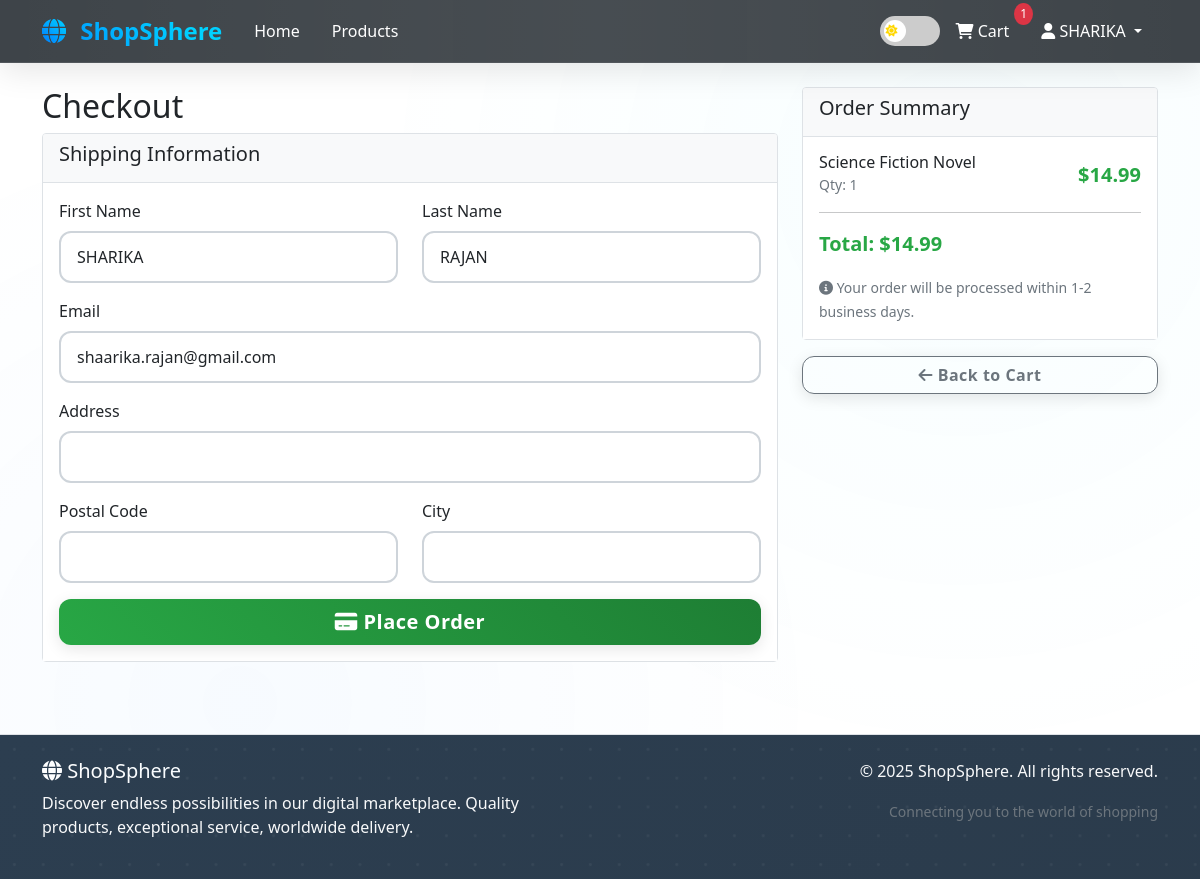
The app's page /checkout/ (signed in), older data.
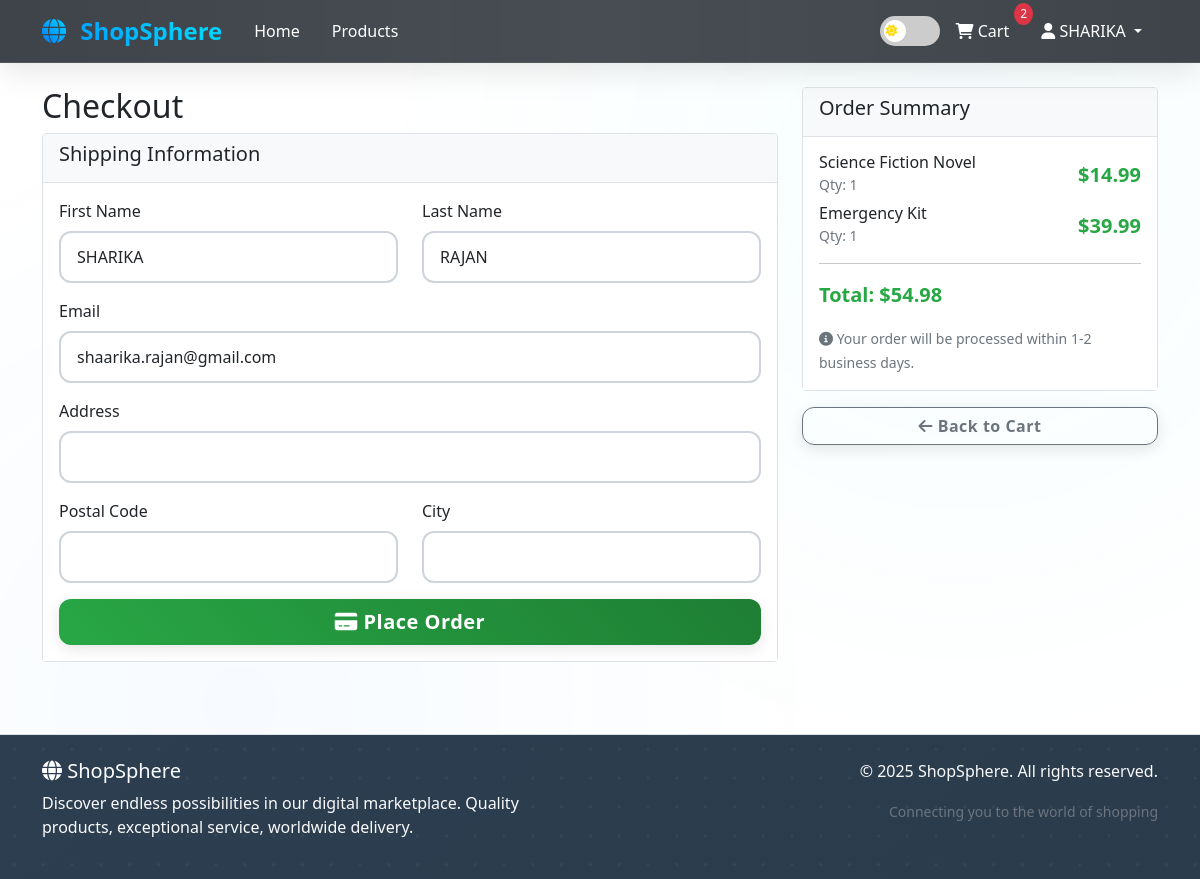
The same page, newer data.
### store/models.py (models this page shows, shortened)
class Cart(models.Model):
    user = models.OneToOneField(User, on_delete=models.CASCADE, related_name='cart')
    created_at = models.DateTimeField(auto_now_add=True)
    updated_at = models.DateTimeField(auto_now=True)
    def get_total_price(self):
        return sum(item.get_total_price() for item in self.items.all())
    def get_total_items(self):
        return sum(item.quantity for item in self.items.all())

class CartItem(models.Model):
    cart = models.ForeignKey(Cart, on_delete=models.CASCADE, related_name='items')
    product = models.ForeignKey(Product, on_delete=models.CASCADE)
    quantity = models.PositiveIntegerField(default=1)
    created_at = models.DateTimeField(auto_now_add=True)
    updated_at = models.DateTimeField(auto_now=True)
    class Meta:
        unique_together = ('cart', 'product')
    def get_total_price(self):
        return self.quantity * self.product.price

class Product(models.Model):
    name = models.CharField(max_length=200)
    slug = models.SlugField(max_length=200, unique=True)
    category = models.ForeignKey(Category, on_delete=models.CASCADE, related_name='products')
    description = models.TextField()
    price = models.DecimalField(max_digits=10, decimal_places=2)
    image = models.ImageField(upload_to='products/', blank=True, null=True)
    stock = models.PositiveIntegerField(default=0)
    available = models.BooleanField(default=True)
    created_at = models.DateTimeField(auto_now_add=True)
    updated_at = models.DateTimeField(auto_now=True)
    class Meta:
        ordering = ['-created_at']
        indexes = [
            models.Index(fields=['slug']),
            models.Index(fields=['available']),
            models.Index(fields=['created_at']),
        ]

### store/views.py (the view)
# urls.py: path('checkout/', views.checkout, name='checkout'),
@login_required
def checkout(request):
    cart = get_object_or_404(Cart, user=request.user)
    if not cart.items.exists():
        messages.error(request, 'Your cart is empty!')
        return redirect('store:cart_detail')
    if request.method == 'POST':
        form = OrderForm(request.POST)
        if form.is_valid():
            order = form.save(commit=False)
            order.user = request.user
            order.save()
            for cart_item in cart.items.all():
                OrderItem.objects.create(
                    order=order,
                    product=cart_item.product,
                    price=cart_item.product.price,
                    quantity=cart_item.quantity
                )
                cart_item.product.stock -= cart_item.quantity
                cart_item.product.save()
            cart.items.all().delete()
            messages.success(request, f'Order #{order.id} has been placed successfully!')
            return redirect('store:order_detail', order_id=order.id)
    else:
        initial_data = {
            'first_name': request.user.first_name,
            'last_name': request.user.last_name,
            'email': request.user.email,
        }
        form = OrderForm(initial=initial_data)
    context = {
        'cart': cart,
        'form': form,
    }
    return render(request, 'store/checkout.html', context)

### store/forms.py
class OrderForm(forms.ModelForm):
    class Meta:
        model = Order
        fields = ['first_name', 'last_name', 'email', 'address', 'postal_code', 'city']
        widgets = {
            'first_name': forms.TextInput(attrs={'class': 'form-control'}),
            'last_name': forms.TextInput(attrs={'class': 'form-control'}),
            'email': forms.EmailInput(attrs={'class': 'form-control'}),
            'address': forms.TextInput(attrs={'class': 'form-control'}),
            'postal_code': forms.TextInput(attrs={'class': 'form-control'}),
            'city': forms.TextInput(attrs={'class': 'form-control'}),
        }

### store/templates/store/checkout.html (shortened to what this page needs)
{% extends 'store/base.html' %}
{% block content %}
<div class="row">
    <div class="col-md-8">
        <h2>Checkout</h2>
        <div class="card mb-4">
            <div class="card-header">
                <h5>Shipping Information</h5>
            </div>
            <div class="card-body">
                <form method="post">
                    <div class="row">
                        <div class="col-md-6">
                            <div class="mb-3">
                                <label for="{{ form.first_name.id_for_label }}" class="form-label">First Name</label>
                                {{ form.first_name }}
                            </div>
                        </div>
                        <div class="col-md-6">
                            <div class="mb-3">
                                <label for="{{ form.last_name.id_for_label }}" class="form-label">Last Name</label>
                                {{ form.last_name }}
                            </div>
                        </div>
                    </div>
                    <div class="mb-3">
                        <label for="{{ form.email.id_for_label }}" class="form-label">Email</label>
                        {{ form.email }}
                    </div>
                    <div class="mb-3">
                        <label for="{{ form.address.id_for_label }}" class="form-label">Address</label>
                        {{ form.address }}
                    </div>
                    <div class="row">
                        <div class="col-md-6">
                            <div class="mb-3">
                                <label for="{{ form.postal_code.id_for_label }}" class="form-label">Postal Code</label>
                                {{ form.postal_code }}
                            </div>
                        </div>
                        <div class="col-md-6">
                            <div class="mb-3">
                                <label for="{{ form.city.id_for_label }}" class="form-label">City</label>
                                {{ form.city }}
                            </div>
                        </div>
                    </div>
                    <div class="d-grid">
                        <button type="submit" class="btn btn-success btn-lg">
                            <i class="fas fa-credit-card"></i> Place Order
                        </button>
                    </div>
                </form>
            </div>
        </div>
    </div>
    <div class="col-md-4">
        <div class="card">
            <div class="card-header">
                <h5>Order Summary</h5>
            </div>
            <div class="card-body">
                {% for item in cart.items.all %}
                <div class="d-flex justify-content-between align-items-center mb-2">
                    <div>
                        <h6 class="mb-0">{{ item.product.name }}</h6>
                        <small class="text-muted">Qty: {{ item.quantity }}</small>
                    </div>
                    <span class="price">${{ item.get_total_price }}</span>
                </div>
                {% endfor %}
                <hr>
                <div class="d-flex justify-content-between">
                    <strong class="price">Total: ${{ cart.get_total_price }}</strong>
                </div>
                <div class="mt-3">
                    <small class="text-muted">
                        <i class="fas fa-info-circle"></i>
                        Your order will be processed within 1-2 business days.
                    </small>
                </div>
            </div>
        </div>
        <div class="mt-3">
            <a href="{% url 'store:cart_detail' %}" class="btn btn-outline-secondary w-100">
                <i class="fas fa-arrow-left"></i> Back to Cart
            </a>
        </div>
    </div>
</div>
{% endblock %}

### store/templates/store/base.html (shortened to what this page needs)
<!DOCTYPE html>
<html lang="en">
<head>
    <link href="https://cdn.jsdelivr.net/npm/bootstrap@5.1.3/dist/css/bootstrap.min.css" rel="stylesheet">
    <link href="https://cdnjs.cloudflare.com/ajax/libs/font-awesome/6.0.0/css/all.min.css" rel="stylesheet">
    {% load static %}
    <link href="{% static 'css/store.css' %}" rel="stylesheet">
</head>
<body>
    <nav class="navbar navbar-expand-lg navbar-dark bg-dark">
        <div class="container">
            <a class="navbar-brand" href="{% url 'store:home' %}">
                <i class="fas fa-globe"></i> ShopSphere
            </a>
            <div class="collapse navbar-collapse" id="navbarNav">
                <ul class="navbar-nav me-auto">
                    <li class="nav-item">
                        <a class="nav-link" href="{% url 'store:home' %}">Home</a>
                    </li>
                    <li class="nav-item">
                        <a class="nav-link" href="{% url 'store:product_list' %}">Products</a>
                    </li>
                </ul>
                <ul class="navbar-nav">
                    <li class="nav-item d-flex align-items-center">
                        <label class="theme-toggle" title="Toggle dark/light mode (Ctrl+Shift+T)">
                            <span class="theme-slider">
                                <i class="fas fa-sun theme-icon sun-icon"></i>
                            </span>
                        </label>
                    </li>
                    {% if user.is_authenticated %}
                        <li class="nav-item">
                            <a class="nav-link position-relative" href="{% url 'store:cart_detail' %}">
                                <i class="fas fa-shopping-cart"></i> Cart
                                {% if user.cart.get_total_items %}
                                    <span class="cart-badge">{{ user.cart.get_total_items }}</span>
                                {% endif %}
                            </a>
                        </li>
                        <li class="nav-item dropdown">
                            <a class="nav-link dropdown-toggle" href="#" id="navbarDropdown" role="button" data-bs-toggle="dropdown">
                                <i class="fas fa-user"></i> {{ user.username }}
                            </a>
                        </li>
                    {% endif %}
                </ul>
            </div>
        </div>
    </nav>
    <main class="container my-4">
        {% block content %}
        {% endblock %}
    </main>
    <footer class="bg-dark text-light py-4 mt-5">
        <div class="container">
            <div class="row">
                <div class="col-md-6">
                    <h5><i class="fas fa-globe"></i> ShopSphere</h5>
                    <p>Discover endless possibilities in our digital marketplace. Quality products, exceptional service, worldwide delivery.</p>
                </div>
                <div class="col-md-6 text-md-end">
                    <p>&copy; 2025 ShopSphere. All rights reserved.</p>
                    <small class="text-muted">Connecting you to the world of shopping</small>
                </div>
            </div>
        </div>
    </footer>
    {% load static %}
</body>
</html>

Row changes from the older to the newer data that the page shows:
added CartItem: product.name "Emergency Kit", quantity "1", get_total_price "39.99"
computed for Cart: get_total_price "14.99" → "54.98"
Text that changed along with them:
{{ user.cart.get_total_items }}: "1" → "2"
